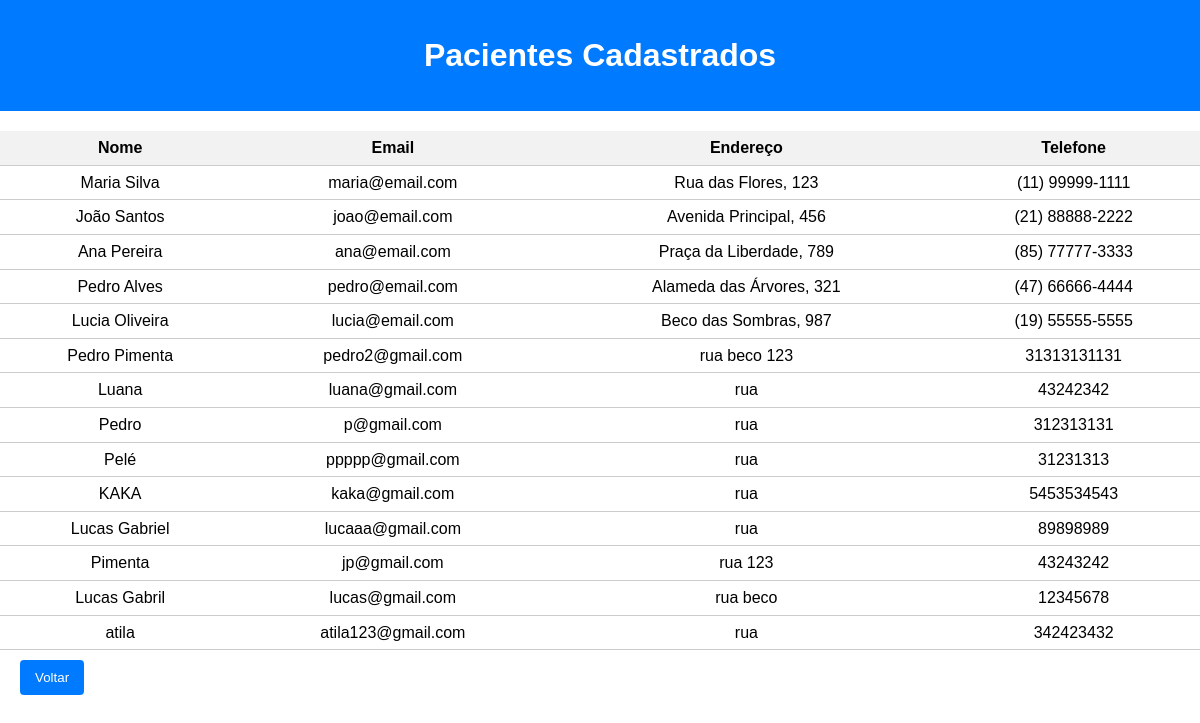
Page /pacientes.php on the committed database.
### tables this page shows
CREATE TABLE IF NOT EXISTS `pacientes` (
  `id` int NOT NULL AUTO_INCREMENT,
  `nome` varchar(100) NOT NULL,
  `telefone` varchar(15) NOT NULL,
  `email` varchar(100) DEFAULT NULL,
  `data_nascimento` date NOT NULL,
  `endereco` varchar(200) DEFAULT NULL,
  PRIMARY KEY (`id`)
);

### pacientes.php (the view, shortened to what this page needs)
<?php
include "conexao.php";
?>
<!DOCTYPE html>
<html>
<head>
    <link rel="stylesheet" href="styles/style.css">
</head>
<body>
    <h1>Pacientes Cadastrados</h1>
    <table>
        <tr>
            <th>Nome</th>
            <th>Email</th>
            <th>Endereço</th>
            <th>Telefone</th>
        </tr>
        <?php
        $query = "SELECT id, nome, email, endereco, telefone FROM pacientes";
        $stmt = $conexao->prepare($query);
        $stmt->execute();
        $pacientes = $stmt->fetchAll(PDO::FETCH_ASSOC);
        foreach ($pacientes as $paciente) {
            echo "<tr>";
            echo "<td>" . $paciente['nome'] . "</td>";
            echo "<td>" . $paciente['email'] . "</td>";
            echo "<td>" . $paciente['endereco'] . "</td>";
            echo "<td>" . $paciente['telefone'] . "</td>";
            echo "</tr>";
        }
        ?>
    </table>
    <button class="botoes" onclick="history.back()">Voltar</button>
</body>
</html>

### styles/style.css (style rules this page uses)
* { margin: 0; padding: 0; box-sizing: border-box; font-family: Arial, Helvetica, sans-serif; }
body { font-family: Arial, sans-serif; line-height: 1.6; margin: 0; padding: 0; text-decoration: none; border: none; }
h1 { margin-bottom: 20px; }
body > h1 { text-align: center; padding: 30px 0; background-color: #007BFF; color: #fff; }
table { width: 100%; border-collapse: collapse; margin-top: 20px; }
th, td { padding: 4px; text-align: left; border-bottom: 1px solid #ccc; padding-left: 10px; text-align: center; }
th { background-color: #f2f2f2; }
.botoes { background-color: #007BFF; color: #fff; padding: 10px 15px; border: none; border-radius: 4px; cursor: pointer; margin-left: 20px; text-decoration: none; margin-top: 10px; }

### rows in the picture
pacientes: nome "Maria Silva", email "maria@email.com", endereco "Rua das Flores, 123", telefone "(11) 99999-1111"
pacientes: nome "João Santos", email "joao@email.com", endereco "Avenida Principal, 456", telefone "(21) 88888-2222"
pacientes: nome "Ana Pereira", email "ana@email.com", endereco "Praça da Liberdade, 789", telefone "(85) 77777-3333"
pacientes: nome "Pedro Alves", email "pedro@email.com", endereco "Alameda das Árvores, 321", telefone "(47) 66666-4444"
pacientes: nome "Lucia Oliveira", email "lucia@email.com", endereco "Beco das Sombras, 987", telefone "(19) 55555-5555"
pacientes: nome "Pedro Pimenta", email "pedro2@gmail.com", endereco "rua beco 123", telefone "31313131131"
pacientes: nome "Luana", email "luana@gmail.com", endereco "rua", telefone "43242342"
pacientes: nome "Pedro", email "p@gmail.com", endereco "rua", telefone "312313131"
pacientes: nome "Pelé", email "ppppp@gmail.com", endereco "rua", telefone "31231313"
pacientes: nome "KAKA", email "kaka@gmail.com", endereco "rua", telefone "5453534543"
pacientes: nome "Lucas Gabriel", email "lucaaa@gmail.com", endereco "rua", telefone "89898989"
pacientes: nome "Pimenta", email "jp@gmail.com", endereco "rua 123", telefone "43243242"
pacientes: nome "Lucas Gabril", email "lucas@gmail.com", endereco "rua beco", telefone "12345678"
pacientes: nome "atila", email "atila123@gmail.com", endereco "rua", telefone "342423432"
